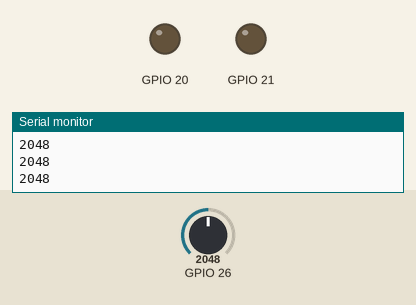
Bench run of a sketch on a simulated ESP32. On the bench: output pins drawn as LEDs (lit = HIGH), the last lines printed to the serial monitor. The test bench sets the inputs (shaded band); at power-on: GPIO 26 = 2048.

Above: at 1.2 s.
1.3 s: GPIO 26 set to 215
2.8 s: GPIO 26 set to 182
At 4.0 s:
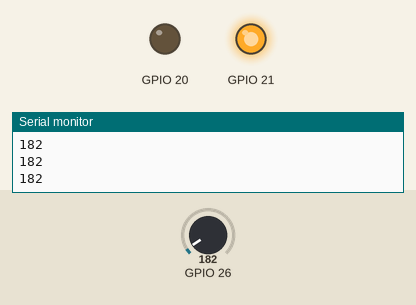
4.3 s: GPIO 26 set to 491
At 5.2 s:
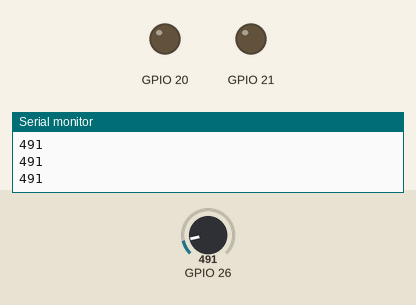
5.8 s: GPIO 26 set to 160
At 6.5 s:
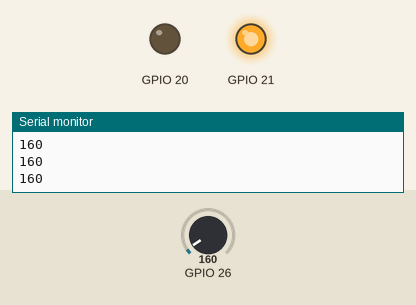
Timing chart, 0 to 8.3 s (numbered marks = the images above; inputs shaded):
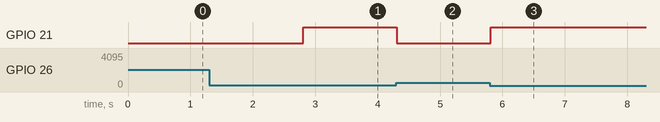

Measured:
- the behaviour switches between 200 and 199 on GPIO 26 (found by bisection; images 0 and 1)
- after the input at 2.8 s, GPIO 21: LOW → HIGH at once
- after the input at 4.3 s, GPIO 21: HIGH → LOW at once
- after the input at 5.8 s, GPIO 21: LOW → HIGH at once

The sketch:

Self-extinguishing.ino
```cpp
/*
   Keyes 42 in 1 Starter Kit for Raspberry Pi Pico
   lesson 49
   Self-extinguishing
*/
int item = 0;
void setup() {
  Serial.begin(9600);
  pinMode(20, OUTPUT);
  pinMode(21, OUTPUT);
}

void loop() {
  item = analogRead(26);//火焰传感器接26，读取火焰传感器的模拟值赋给item
  Serial.println(item);//串口显示模拟值
  if (item < 200) {//低于200
    digitalWrite(20, LOW);//打开风扇
    digitalWrite(21, HIGH);
  } else {//否则关闭风扇
    digitalWrite(20, LOW);
    digitalWrite(21, LOW);
  }
  delay(100);
}
```
